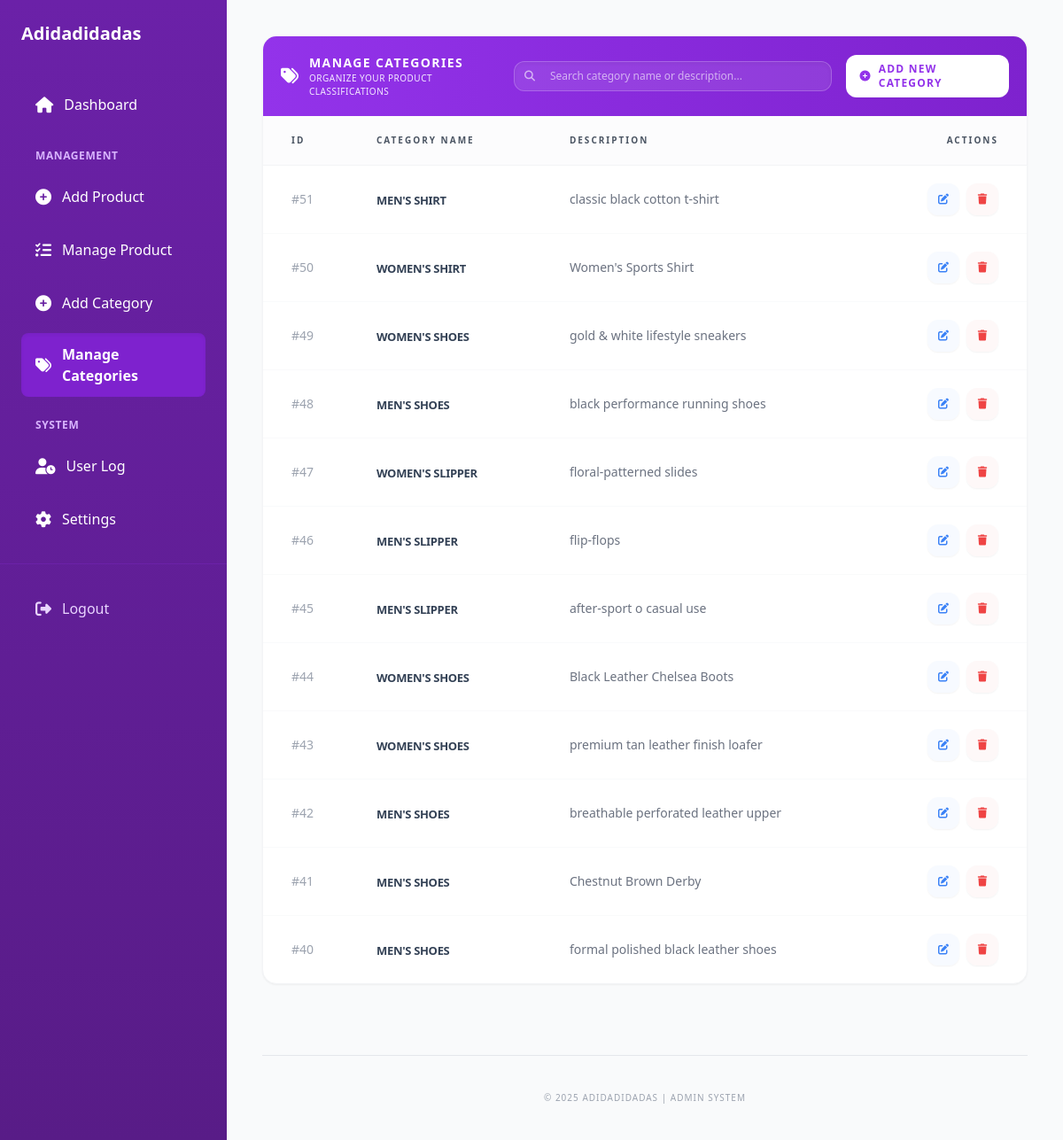
The page /dashboard.php?content=manage_categories (signed in) on the database its author committed.
### tables this page shows
CREATE TABLE `tbl_categories` (
  `category_id` int(11) NOT NULL,
  `categoryName` varchar(250) DEFAULT NULL,
  `categoryDesc` text DEFAULT NULL
);

### manage_categories.php (the view, shortened to what this page needs)
<?php
include 'connection.php';
?>
<div class="w-full">
    <div class="bg-white rounded-2xl shadow-sm border border-gray-100 overflow-hidden text-left">
        <div class="bg-gradient-to-r from-purple-600 to-purple-700 p-5 flex flex-col md:flex-row justify-between items-center gap-4">
            <div class="flex items-center gap-3">
                <i class="fas fa-tags text-white text-xl"></i>
                <div>
                    <h2 class="text-white font-bold uppercase tracking-widest text-sm">Manage Categories</h2>
                    <p class="text-[10px] text-purple-100 uppercase tracking-wider">Organize your product classifications</p>
                </div>
            </div>
            <div class="relative w-full md:w-96">
                <span class="absolute inset-y-0 left-0 pl-3 flex items-center text-white/60">
                    <i class="fas fa-search text-xs"></i>
                </span>
                <input type="text" id="categorySearch" onkeyup="searchCategories()"
                       placeholder="Search category name or description..."
                       class="w-full pl-10 pr-4 py-2 bg-white/10 border border-white/20 rounded-xl text-white placeholder-white/60 text-xs outline-none focus:bg-white focus:text-gray-800 transition-all shadow-inner">
            </div>
            <a href="?content=add_category" class="bg-white text-purple-600 px-4 py-2 rounded-xl hover:bg-purple-50 transition-all text-xs font-bold uppercase tracking-widest flex items-center gap-2">
                <i class="fas fa-plus-circle"></i> Add New Category
            </a>
        </div>
        <div class="overflow-x-auto">
            <table class="w-full border-collapse">
                <thead class="bg-gray-50/50 border-b border-gray-100">
                    <tr class="text-[10px] font-semibold mb-1 text-gray-600 uppercase tracking-[0.2em]">
                        <th class="px-8 py-5 text-left w-24">ID</th>
                        <th class="px-8 py-5 text-left">Category Name</th>
                        <th class="px-8 py-5 text-left">Description</th>
                        <th class="px-8 py-5 text-right">Actions</th>
                    </tr>
                </thead>
                <tbody class="divide-y divide-gray-50">
                    <?php
                    $res = $conn->query("SELECT category_id, categoryName, categoryDesc FROM tbl_categories ORDER BY category_id DESC");
                    if($res):
                        while ($row = $res->fetch_assoc()):
                    ?>
                    <tr class="category-row hover:bg-purple-50/20 transition-all">
                        <td class="px-8 py-5 text-sm font-medium text-gray-400">#<?php echo $row['category_id']; ?></td>
                        <td class="px-8 py-5">
                            <span class="text-[13px] font-semibold text-slate-700 uppercase tracking-tight">
                                <?php echo htmlspecialchars($row['categoryName']); ?>
                            </span>
                        </td>
                        <td class="px-8 py-5">
                            <p class="text-sm text-gray-500 max-w-lg">
                                <?php echo htmlspecialchars($row['categoryDesc']); ?>
                            </p>
                        </td>
                        <td class="px-8 py-5 text-right">
                            <div class="flex justify-end gap-2">
                                <a href="?content=edit_category&id=<?php echo $row['category_id']; ?>"
                                   class="h-9 w-9 flex items-center justify-center text-blue-500 bg-blue-50/50 rounded-xl hover:bg-blue-100 transition-all shadow-sm">
                                    <i class="fas fa-edit text-xs"></i>
                                </a>
                                <a href="?content=manage_categories&delete_id=<?php echo $row['category_id']; ?>"
                                   onclick="return confirm('Are you sure you want to delete this?')"
                                   class="h-9 w-9 flex items-center justify-center text-red-500 bg-red-50/50 rounded-xl hover:bg-red-100 transition-all shadow-sm">
                                    <i class="fas fa-trash text-xs"></i>
                                </a>
                            </div>
                        </td>
                    </tr>
                    <?php
                        endwhile;
                    endif;
                    ?>
                </tbody>
            </table>
        </div>
    </div>
</div>

### dashboard.php (style rules this page uses)
body { overflow: hidden; }

### rows shown on the page
tbl_categories: category_id "51", categoryName "MEN'S SHIRT", categoryDesc "classic black cotton t-shirt"
tbl_categories: category_id "50", categoryName "WOMEN'S SHIRT", categoryDesc "Women's Sports Shirt"
tbl_categories: category_id "49", categoryName "WOMEN'S SHOES", categoryDesc "gold & white lifestyle sneakers"
tbl_categories: category_id "48", categoryName "MEN'S SHOES", categoryDesc "black performance running shoes"
tbl_categories: category_id "47", categoryName "WOMEN'S SLIPPER", categoryDesc "floral-patterned slides"
tbl_categories: category_id "46", categoryName "MEN'S SLIPPER", categoryDesc "flip-flops"
tbl_categories: category_id "45", categoryName "MEN'S SLIPPER", categoryDesc "after-sport o casual use"
tbl_categories: category_id "44", categoryName "WOMEN'S SHOES", categoryDesc "Black Leather Chelsea Boots"
tbl_categories: category_id "43", categoryName "WOMEN'S SHOES", categoryDesc "premium tan leather finish loafer"
tbl_categories: category_id "42", categoryName "MEN'S SHOES", categoryDesc "breathable perforated leather upper"
tbl_categories: category_id "41", categoryName "MEN'S SHOES", categoryDesc "Chestnut Brown Derby"
tbl_categories: category_id "40", categoryName "MEN'S SHOES", categoryDesc "formal polished black leather shoes"
